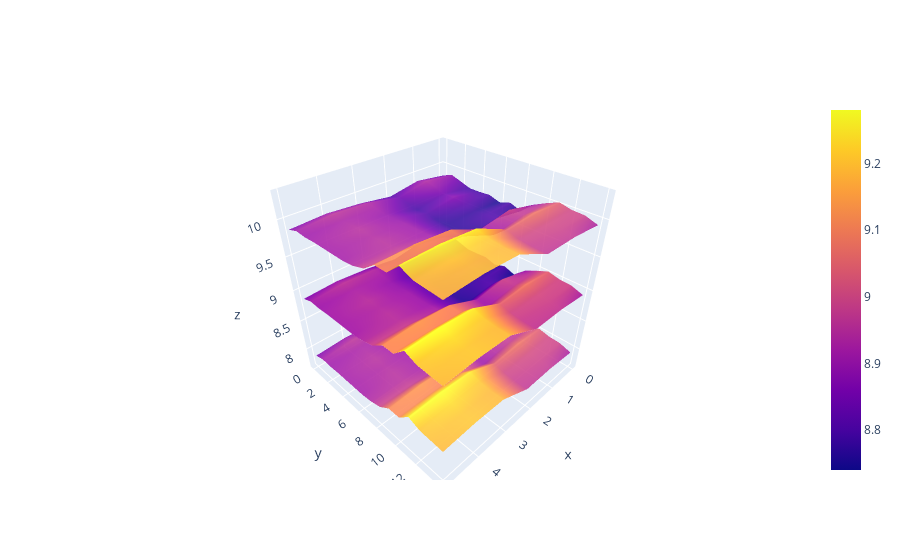

Notebook code cell kept with this figure:
### Code cell
import plotly.graph_objects as go
import numpy as np

def generate_collatz_set(k, v1, n):
    a = []
    if n<1 or v1%2==0:
        return a
    vi = v1
    a.append(vi)
    for i in range(n-1):
        vi = k*vi+1
        while vi%2 == 0:
            vi /= 2
        if vi in a:
            return [] if len(a)<n else a
        elif vi == 1:
            a.append(int(vi))
            return [] if len(a)<n else a
        else:
            a.append(int(vi))
    return a

def beta(integer_set, k):
    l = len(integer_set)
    if l == 0:
        return 0
    prod=1
    for index in range(l):
        element = integer_set[index]
        prod *= (1+1/(k*element))
    return prod

def engel(k,a1,v1,n):
    return v1 if n==1 else (k/2)**(n-2)*((k*v1+1)/2**a1+1/(k-2))-1/(k-2)

def engelBeta(k,a1,v1,n):
    return 1/((k-2)*v1)*(1+(2**a1-2)/k)-2**(a1-1)/((k-2)*v1)*(2/k)**n+1

set1 = generate_collatz_set(5, 67, 7)
print(set1)

myset=[661,31,47,71]
print(beta(myset,3))
print(engel(3,6,661,1));
print(engel(5,4,67,7));
print(engelBeta(3,6,661,4));
print(engelBeta(11,2,1,100));


z1 = np.array([
    [8.83,8.89,8.81,8.87,8.9,8.87],
    [8.89,8.94,8.85,8.94,8.96,8.92],
    [8.84,8.9,8.82,8.92,8.93,8.91],
    [8.79,8.85,8.79,8.9,8.94,8.92],
    [8.79,8.88,8.81,8.9,8.95,8.92],
    [8.8,8.82,8.78,8.91,8.94,8.92],
    [8.75,8.78,8.77,8.91,8.95,8.92],
    [8.8,8.8,8.77,8.91,8.95,8.94],
    [8.74,8.81,8.76,8.93,8.98,8.99],
    [8.89,8.99,8.92,9.1,9.13,9.11],
    [8.97,8.97,8.91,9.09,9.11,9.11],
    [9.04,9.08,9.05,9.25,9.28,9.27],
    [9,9.01,9,9.2,9.23,9.2],
    [8.99,8.99,8.98,9.18,9.2,9.19],
    [8.93,8.97,8.97,9.18,9.2,9.18]
])

z2 = z1 + 1
z3 = z1 - 1

fig = go.Figure(data=[
    go.Surface(z=z1),
    go.Surface(z=z2, showscale=False, opacity=0.9),
    go.Surface(z=z3, showscale=False, opacity=0.9)

])

fig.show()


#for i in range(1, 1000, 2):
#    print("{0} {1}".format(i,engel(5,4,i,7)))

### Figure 1 — Plotly figure (JSON) as saved in the notebook; plotly's stock layout.template omitted (floating-point values rounded to 4 significant figures)
{"data": [{"type": "surface", "z": [[8.83, 8.89, 8.81, 8.87, 8.9, 8.87], [8.89, 8.94, 8.85, 8.94, 8.96, 8.92], [8.84, 8.9, 8.82, 8.92, 8.93, 8.91], [8.79, 8.85, 8.79, 8.9, 8.94, 8.92], [8.79, 8.88, 8.81, 8.9, 8.95, 8.92], [8.8, 8.82, 8.78, 8.91, 8.94, 8.92], [8.75, 8.78, 8.77, 8.91, 8.95, 8.92], [8.8, 8.8, 8.77, 8.91, 8.95, 8.94], [8.74, 8.81, 8.76, 8.93, 8.98, 8.99], [8.89, 8.99, 8.92, 9.1, 9.13, 9.11], [8.97, 8.97, 8.91, 9.09, 9.11, 9.11], [9.04, 9.08, 9.05, 9.25, 9.28, 9.27], [9, 9.01, 9, 9.2, 9.23, 9.2], [8.99, 8.99, 8.98, 9.18, 9.2, 9.19], [8.93, 8.97, 8.97, 9.18, 9.2, 9.18]]}, {"opacity": 0.9, "showscale": false, "type": "surface", "z": [[9.83, 9.89, 9.81, 9.87, 9.9, 9.87], [9.89, 9.94, 9.85, 9.94, 9.96, 9.92], [9.84, 9.9, 9.82, 9.92, 9.93, 9.91], [9.79, 9.85, 9.79, 9.9, 9.94, 9.92], [9.79, 9.88, 9.81, 9.9, 9.95, 9.92], [9.8, 9.82, 9.78, 9.91, 9.94, 9.92], [9.75, 9.78, 9.77, 9.91, 9.95, 9.92], [9.8, 9.8, 9.77, 9.91, 9.95, 9.94], [9.74, 9.81, 9.76, 9.93, 9.98, 9.99], [9.89, 9.99, 9.92, 10.1, 10.13, 10.11], [9.97, 9.97, 9.91, 10.09, 10.11, 10.11], [10.04, 10.08, 10.05, 10.25, 10.28, 10.27], [10, 10.01, 10, 10.2, 10.23, 10.2], [9.99, 9.99, 9.98, 10.18, 10.2, 10.19], [9.93, 9.97, 9.97, 10.18, 10.2, 10.18]]}, {"opacity": 0.9, "showscale": false, "type": "surface", "z": [[7.83, 7.89, 7.81, 7.87, 7.9, 7.87], [7.89, 7.94, 7.85, 7.94, 7.96, 7.92], [7.84, 7.9, 7.82, 7.92, 7.93, 7.91], [7.79, 7.85, 7.79, 7.9, 7.94, 7.92], [7.79, 7.88, 7.81, 7.9, 7.95, 7.92], [7.8, 7.82, 7.78, 7.91, 7.94, 7.92], [7.75, 7.78, 7.77, 7.91, 7.95, 7.92], [7.8, 7.8, 7.77, 7.91, 7.95, 7.94], [7.74, 7.81, 7.76, 7.93, 7.98, 7.99], [7.89, 7.99, 7.92, 8.1, 8.13, 8.11], [7.97, 7.97, 7.91, 8.09, 8.11, 8.11], [8.04, 8.08, 8.05, 8.25, 8.28, 8.27], [8, 8.01, 8, 8.2, 8.23, 8.2], [7.99, 7.99, 7.98, 8.18, 8.2, 8.19], [7.93, 7.97, 7.97, 8.18, 8.2, 8.18]]}], "layout": {}}
